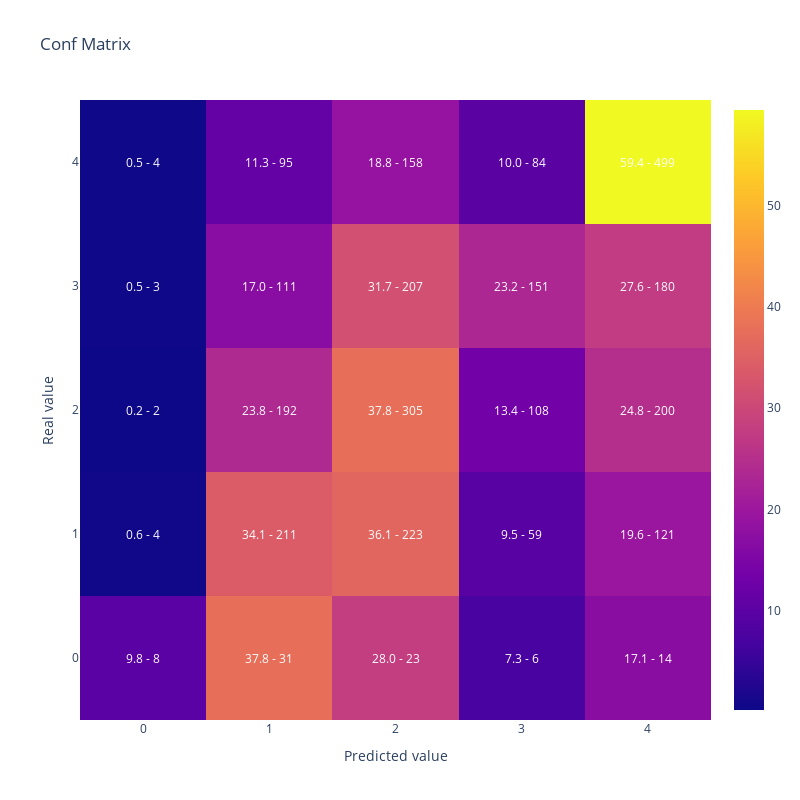

Notebook source saved alongside this figure:
### Code cell
#Vamos a replicar el resultado de la optimizacion reentrenando el modelo con el mejor conjunto de hiperparametros
#Generamos parametros incluyendo los fijos y la mejor solución que encontro optuna
lgb_params =  {      
                        'objective': 'multiclass',
                        'verbosity':-1,
                        'num_class': len(y_train.unique())} | study.best_params

lgb_train_dataset = lgb.Dataset(data=X_train,
                                label=y_train)


#Entreno
lgb_model = lgb.train(lgb_params,
                    lgb_train_dataset)

#Muestro matriz de confusion y kappa
display(plot_confusion_matrix(y_test,lgb_model.predict(X_test).argmax(axis=1)))

cohen_kappa_score(y_test,lgb_model.predict(X_test).argmax(axis=1),
                             weights = 'quadratic')

### Figure 1 — Plotly figure (JSON) as saved in the notebook; plotly's stock layout.template omitted (floating-point values rounded to 4 significant figures)
{"data": [{"type": "heatmap", "x": [0, 1, 2, 3, 4], "y": [0, 1, 2, 3, 4], "z": [[9.756, 37.8, 28.05, 7.317, 17.07], [0.6472, 34.14, 36.08, 9.547, 19.58], [0.2478, 23.79, 37.79, 13.38, 24.78], [0.4601, 17.02, 31.75, 23.16, 27.61], [0.4762, 11.31, 18.81, 10.0, 59.4]]}], "layout": {"annotations": [{"font": {"color": "white"}, "showarrow": false, "text": "9.8 - 8", "x": 0, "xref": "x", "y": 0, "yref": "y"}, {"font": {"color": "white"}, "showarrow": false, "text": "37.8 - 31", "x": 1, "xref": "x", "y": 0, "yref": "y"}, {"font": {"color": "white"}, "showarrow": false, "text": "28.0 - 23", "x": 2, "xref": "x", "y": 0, "yref": "y"}, {"font": {"color": "white"}, "showarrow": false, "text": "7.3 - 6", "x": 3, "xref": "x", "y": 0, "yref": "y"}, {"font": {"color": "white"}, "showarrow": false, "text": "17.1 - 14", "x": 4, "xref": "x", "y": 0, "yref": "y"}, {"font": {"color": "white"}, "showarrow": false, "text": "0.6 - 4", "x": 0, "xref": "x", "y": 1, "yref": "y"}, {"font": {"color": "white"}, "showarrow": false, "text": "34.1 - 211", "x": 1, "xref": "x", "y": 1, "yref": "y"}, {"font": {"color": "white"}, "showarrow": false, "text": "36.1 - 223", "x": 2, "xref": "x", "y": 1, "yref": "y"}, {"font": {"color": "white"}, "showarrow": false, "text": "9.5 - 59", "x": 3, "xref": "x", "y": 1, "yref": "y"}, {"font": {"color": "white"}, "showarrow": false, "text": "19.6 - 121", "x": 4, "xref": "x", "y": 1, "yref": "y"}, {"font": {"color": "white"}, "showarrow": false, "text": "0.2 - 2", "x": 0, "xref": "x", "y": 2, "yref": "y"}, {"font": {"color": "white"}, "showarrow": false, "text": "23.8 - 192", "x": 1, "xref": "x", "y": 2, "yref": "y"}, {"font": {"color": "white"}, "showarrow": false, "text": "37.8 - 305", "x": 2, "xref": "x", "y": 2, "yref": "y"}, {"font": {"color": "white"}, "showarrow": false, "text": "13.4 - 108", "x": 3, "xref": "x", "y": 2, "yref": "y"}, {"font": {"color": "white"}, "showarrow": false, "text": "24.8 - 200", "x": 4, "xref": "x", "y": 2, "yref": "y"}, {"font": {"color": "white"}, "showarrow": false, "text": "0.5 - 3", "x": 0, "xref": "x", "y": 3, "yref": "y"}, {"font": {"color": "white"}, "showarrow": false, "text": "17.0 - 111", "x": 1, "xref": "x", "y": 3, "yref": "y"}, {"font": {"color": "white"}, "showarrow": false, "text": "31.7 - 207", "x": 2, "xref": "x", "y": 3, "yref": "y"}, {"font": {"color": "white"}, "showarrow": false, "text": "23.2 - 151", "x": 3, "xref": "x", "y": 3, "yref": "y"}, {"font": {"color": "white"}, "showarrow": false, "text": "27.6 - 180", "x": 4, "xref": "x", "y": 3, "yref": "y"}, {"font": {"color": "white"}, "showarrow": false, "text": "0.5 - 4", "x": 0, "xref": "x", "y": 4, "yref": "y"}, {"font": {"color": "white"}, "showarrow": false, "text": "11.3 - 95", "x": 1, "xref": "x", "y": 4, "yref": "y"}, {"font": {"color": "white"}, "showarrow": false, "text": "18.8 - 158", "x": 2, "xref": "x", "y": 4, "yref": "y"}, {"font": {"color": "white"}, "showarrow": false, "text": "10.0 - 84", "x": 3, "xref": "x", "y": 4, "yref": "y"}, {"font": {"color": "white"}, "showarrow": false, "text": "59.4 - 499", "x": 4, "xref": "x", "y": 4, "yref": "y"}], "height": 800, "title": {"text": "Conf Matrix"}, "width": 800, "xaxis": {"title": {"text": "Predicted value"}}, "yaxis": {"title": {"text": "Real value"}}}}
